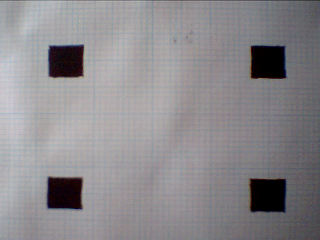
#> input picture beng/python/test_images/00p146mm.BMP, 320 x 240 px
$ python -i markers.py   (imports and definitions only)
#> lines starting #> are read from the running program, lines starting #| are printed output that depends on the picture; after the words box and inside, x2 and y2 are one past the last pixel; in counts of white or black regions, pixels touching at a corner belong together
"""
Colour-Based Marker Detection Pipeline
========================================

Port of MATLAB files:
  MaskMaker.m         -- Create binary mask from colour image
  RedMaskMaker.m      -- Exclusive red colour plane extraction
  Markers.m           -- Prototype marker detection script
  Quarterize.m        -- Split mask into quadrants for per-marker processing
  FindImageCoords.m   -- Find marker centroids from quadrants
  XFindImageCoords.m  -- Revised version using full mask dimensions
  CentreFind.m        -- Bounding-box extraction for a marker region
  BlockCentreFind.m   -- Weighted centroid calculation
  EdgeMarker.m        -- Region-growing marker labelling

Thesis reference: Chapter 3 -- Marker Detection

Algorithm summary
-----------------
1. Extract an "exclusive colour plane" from the RGB image.
   For red markers:  plane = complement( (G+B)/2 ) - complement(R)
   This isolates pixels that are distinctly red.
2. Subtract DC, normalise contrast (stretch to [0,1]).
3. Repeat DC subtraction and normalisation for extra contrast.
4. Apply Sobel edge detection to find marker boundaries.
5. Dilate edges (line structuring elements at 0 and 90 degrees).
6. Fill holes to create solid marker blobs.
7. Clear border-touching objects.
8. Erode with a diamond structuring element (twice) to refine.
9. Use the eroded mask to select connected components from the
   filled mask, giving clean marker regions.
10. Split the mask into four quadrants (one per marker).
11. For each quadrant, find the marker's bounding box and compute
    a weighted centroid (sum of pixel positions weighted by mask value).
12. Transform quadrant-local coordinates back to full-image coordinates.
"""

from __future__ import annotations

import numpy as np
from scipy import ndimage
from pathlib import Path
from PIL import Image
from typing import NamedTuple


# ---------------------------------------------------------------------------
# Data structures
# ---------------------------------------------------------------------------

class MarkerCoords(NamedTuple):
    """Pixel coordinates of the four calibration markers.

    Order: top-left, top-right, bottom-left, bottom-right.
    Each entry is (x, y) in pixel coordinates.
    """
    coords: np.ndarray   # shape (4, 2), columns are (x, y)


class MarkerDetectionResult(NamedTuple):
    """Full intermediate results from the marker detection pipeline."""
    original: np.ndarray         # Input RGB image
    colour_plane: np.ndarray     # Exclusive colour plane (float)
    normalised: np.ndarray       # Contrast-normalised plane
    edges: np.ndarray            # Sobel edge detection result
    dilated: np.ndarray          # After dilation
    filled: np.ndarray           # After hole-filling
    border_cleared: np.ndarray   # After clearing border objects
    eroded: np.ndarray           # After erosion
    final_mask: np.ndarray       # Final clean marker mask
    coords: MarkerCoords         # Detected marker coordinates


# ---------------------------------------------------------------------------
# Image loading
# ---------------------------------------------------------------------------

# [47 lines left out: functions load_colour, exclusive_colour_plane, not called in this run]


# ---------------------------------------------------------------------------
# Contrast normalisation  (ports MaskMaker.m DC-subtract + imadjust)
# ---------------------------------------------------------------------------

def normalise_contrast(plane: np.ndarray, iterations: int = 2) -> np.ndarray:
    """Subtract DC and stretch contrast, repeated ``iterations`` times.

    Ports the repeated DC-subtract + ``imadjust`` pattern from
    ``MaskMaker.m``.

    Parameters
    ----------
    plane : np.ndarray
        Input plane (float64).
    iterations : int
        Number of subtract-and-stretch cycles.

    Returns
    -------
    np.ndarray
        Normalised plane in [0, 255] range (float64).
    """
    result = plane.copy()
    for _ in range(iterations):
        result = result - result.mean()
        # Clip to uint8 range, then stretch to [0, 255]
        result = np.clip(result, 0, 255)
        rmin, rmax = result.min(), result.max()
        if rmax > rmin:
            result = (result - rmin) / (rmax - rmin) * 255.0
        else:
            result = np.zeros_like(result)
    return result


# ---------------------------------------------------------------------------
# Edge detection  (ports Sobel edge in MaskMaker.m)
# ---------------------------------------------------------------------------

def sobel_edge(img: np.ndarray, threshold: float | None = None) -> np.ndarray:
    """Apply Sobel edge detection.

    Ports ``edge(NormInvGrey, 'sobel')`` from MaskMaker.m.

    Parameters
    ----------
    img : np.ndarray
        Greyscale image (float64).
    threshold : float or None
        Edge threshold.  If None, an automatic threshold is used
        (mean + 1 standard deviation of the gradient magnitude).

    Returns
    -------
    np.ndarray
        Boolean edge map.
    """
    sx = ndimage.sobel(img, axis=1)
    sy = ndimage.sobel(img, axis=0)
    mag = np.hypot(sx, sy)

    if threshold is None:
        threshold = mag.mean() + mag.std()

    return mag > threshold


# ---------------------------------------------------------------------------
# Morphological operations  (ports MaskMaker.m dilation/fill/erosion)
# ---------------------------------------------------------------------------

def dilate_edges(edges: np.ndarray, line_length: int = 3) -> np.ndarray:
    """Dilate edges with line structuring elements at 0 and 90 degrees.

    Ports the ``strel('line', 3, 90)`` and ``strel('line', 3, 0)``
    dilation from MaskMaker.m.
    """
    # Vertical line SE
    se_vert = np.zeros((line_length, 1), dtype=bool)
    se_vert[:, 0] = True

    # Horizontal line SE
    se_horiz = np.zeros((1, line_length), dtype=bool)
    se_horiz[0, :] = True

    result = ndimage.binary_dilation(edges, structure=se_vert)
    result = ndimage.binary_dilation(result, structure=se_horiz)
    return result


def fill_holes(mask: np.ndarray) -> np.ndarray:
    """Fill holes in a binary mask.  Ports ``imfill(BW, 'holes')``."""
    return ndimage.binary_fill_holes(mask)


def clear_border(mask: np.ndarray) -> np.ndarray:
    """Remove objects connected to the image border.

    Ports ``imclearborder(BW, 4)``.
    """
    # Label connected components
    labelled, n_labels = ndimage.label(mask)
    border_labels = set()

    # Find labels touching any border
    border_labels.update(labelled[0, :].ravel())
    border_labels.update(labelled[-1, :].ravel())
    border_labels.update(labelled[:, 0].ravel())
    border_labels.update(labelled[:, -1].ravel())
    border_labels.discard(0)  # background

    result = mask.copy()
    for lbl in border_labels:
        result[labelled == lbl] = False
    return result


def erode_diamond(mask: np.ndarray, radius: int = 2, iterations: int = 2) -> np.ndarray:
    """Erode with a diamond structuring element.

    Ports ``seD = strel('diamond', 2); imerode(BW, seD)`` applied twice.
    """
    # Build diamond SE
    size = 2 * radius + 1
    se = np.zeros((size, size), dtype=bool)
    for i in range(size):
        for j in range(size):
            if abs(i - radius) + abs(j - radius) <= radius:
                se[i, j] = True

    result = mask.copy()
    for _ in range(iterations):
        result = ndimage.binary_erosion(result, structure=se)
    return result


def select_by_seeds(
    filled_mask: np.ndarray,
    seed_mask: np.ndarray,
) -> np.ndarray:
    """Select connected components from ``filled_mask`` seeded by ``seed_mask``.

    Ports ``bwselect(NormInvBWNobord, c, r)`` where (r, c) come from
    ``find(BWeroded)``.
    """
    labelled, n_labels = ndimage.label(filled_mask)
    seed_labels = set(labelled[seed_mask].ravel())
    seed_labels.discard(0)

    result = np.zeros_like(filled_mask, dtype=bool)
    for lbl in seed_labels:
        result[labelled == lbl] = True
    return result


# ---------------------------------------------------------------------------
# Full mask creation pipeline  (ports MaskMaker.m)
# ---------------------------------------------------------------------------

def create_mask(
    img: np.ndarray,
    use_red_plane: bool = False,
    channel: int = 0,
) -> tuple[np.ndarray, dict]:
    """Create a binary marker mask from a colour image.

    Ports ``MaskMaker.m`` (greyscale path) and ``RedMaskMaker.m``
    (exclusive colour plane path).

    Parameters
    ----------
    img : np.ndarray
        RGB image, uint8, shape (H, W, 3).
    use_red_plane : bool
        If True, use the exclusive colour plane method (RedMaskMaker).
        If False, use the inverted red channel method (MaskMaker).
    channel : int
        Colour channel for exclusive plane (default 0 = red).

    Returns
    -------
    mask : np.ndarray
        Boolean marker mask.
    intermediates : dict
        Dictionary of intermediate results for visualisation.
    """
    intermediates = {}

    if use_red_plane:
        plane = exclusive_colour_plane(img, channel=channel)
        intermediates["colour_plane"] = plane
    else:
        # MaskMaker.m: Grey = InputImage(:,:,1); invGrey = imcomplement(Grey)
        grey = img[:, :, channel].astype(np.float64)
        plane = 255.0 - grey
        intermediates["colour_plane"] = plane

    normalised = normalise_contrast(plane)
    intermediates["normalised"] = normalised

    edges = sobel_edge(normalised)
    intermediates["edges"] = edges

    dilated = dilate_edges(edges)
    intermediates["dilated"] = dilated

    filled = fill_holes(dilated)
    intermediates["filled"] = filled

    border_cleared = clear_border(filled)
    intermediates["border_cleared"] = border_cleared

    eroded = erode_diamond(border_cleared)
    intermediates["eroded"] = eroded

    # Use eroded mask as seeds to select from border-cleared mask
    if eroded.any():
        mask = select_by_seeds(border_cleared, eroded)
    else:
        mask = border_cleared
    intermediates["final_mask"] = mask

    return mask, intermediates


# ---------------------------------------------------------------------------
# Quadrant splitting  (ports Quarterize.m)
# ---------------------------------------------------------------------------

# [210 lines left out: functions quarterise, weighted_centroid, find_region_centroid, find_marker_coords, detect_markers, not called in this run]

>>> import cv2
>>> picture = cv2.imread('test_images/00p146mm.BMP')
#> picture is the input picture: shape (240, 320, 3); mean B, G, R 140.9, 137.5, 140
>>> result = create_mask(picture)
#> in create_mask, `plane = 255.0 - grey`:
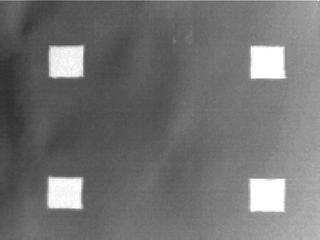
#> plane: shape (240, 320) float64; min 45, max 255, mean 114.1
#> the loop in normalise_contrast, `for _ in range(iterations):` made 2 passes
#> (rmin, rmax) on passes 1 to 2: (0, 140.9), (0, 229.1)
#> in sobel_edge, `sy = ndimage.sobel(img, axis=0)`:
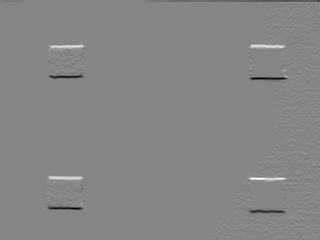
#> sy: shape (240, 320) float64; min -1020, max 924.6, mean -0.7; drawn with min black and max white
#> in sobel_edge, `mag = np.hypot(sx, sy)`:
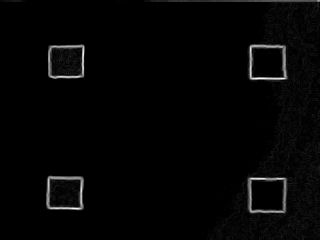
#> mag: shape (240, 320) float64; min 0, max 1027.6, mean 19.5; drawn with min black and max white
#> in sobel_edge, `threshold = mag.mean() + mag.std()`: threshold = 101.3
#> in sobel_edge, `return mag > threshold`:
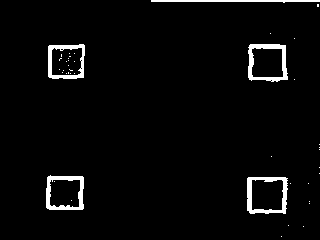
#> returned value: shape (240, 320) bool; 3.3% white; 42 white regions (37 under 20 px), largest, box (x1, y1, x2, y2) and area: (247, 177, 288, 214) 562, (248, 44, 288, 82) 552, (46, 175, 84, 210) 518, (48, 44, 85, 79) 477, (151, 0, 320, 3) 340
#> in dilate_edges, `result = ndimage.binary_dilation(edges, structure=se_vert)`: result: shape (240, 320) bool; 4.4% white; 26 white regions (21 under 20 px), largest, box (x1, y1, x2, y2) and area: (247, 176, 288, 215) 720, (248, 43, 288, 83) 707, (46, 174, 84, 211) 665, (48, 43, 85, 80) 649, (151, 0, 320, 8) 519
#> in dilate_edges, `result = ndimage.binary_dilation(result, structure=se_horiz)`: result: shape (240, 320) bool; 5.4% white; 23 white regions (16 under 20 px), largest, box (x1, y1, x2, y2) and area: (246, 176, 292, 215) 877, (247, 43, 289, 83) 847, (47, 43, 86, 80) 824
#> in fill_holes, `return ndimage.binary_fill_holes(mask)`: returned value: shape (240, 320) bool; 8.6% white; 17 white regions (12 under 20 px), largest, box (x1, y1, x2, y2) and area: (246, 176, 292, 215) 1626, (247, 43, 289, 83) 1549, (45, 174, 85, 211) 1411, (47, 43, 86, 80) 1373, (150, 0, 320, 8) 534
#> in clear_border, `labelled, n_labels = ndimage.label(mask)`:
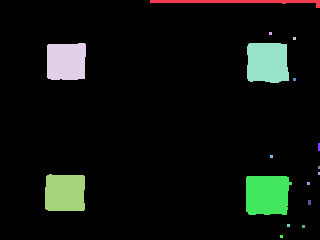
#> labelled: shape (240, 320) int32; 18 distinct labels, from 0 to 17; one colour per label, 0 black
#> in clear_border, `labelled, n_labels = ndimage.label(mask)`: n_labels = 17
#> the loop in clear_border, `for lbl in border_labels:` made 4 passes
#> lbl on passes 2 to 4: 7, 9, 10
#> after the loop in clear_border, `for lbl in border_labels:`:
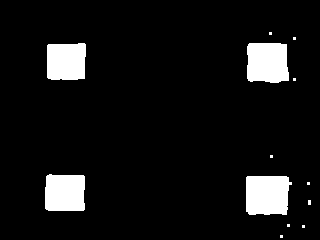
#> result: shape (240, 320) bool; 7.9% white; 13 white regions (9 under 20 px), largest, box (x1, y1, x2, y2) and area: (246, 176, 292, 215) 1626, (247, 43, 289, 83) 1549, (45, 174, 85, 211) 1411, (47, 43, 86, 80) 1373
#> in select_by_seeds, `labelled, n_labels = ndimage.label(filled_mask)`:
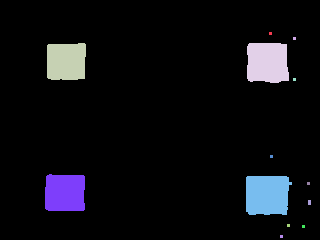
#> labelled: shape (240, 320) int32; 14 distinct labels, from 0 to 13; one colour per label, 0 black
#> in select_by_seeds, `labelled, n_labels = ndimage.label(filled_mask)`: n_labels = 13
#> in select_by_seeds, `seed_labels = set(labelled[seed_mask].ravel())`: seed_labels = 4 items
#> the loop in select_by_seeds, `for lbl in seed_labels:` made 4 passes
#> lbl on passes 1 to 4: 8, 3, 4, 7

$ run again, on beng/python/test_images/00p185mm.BMP
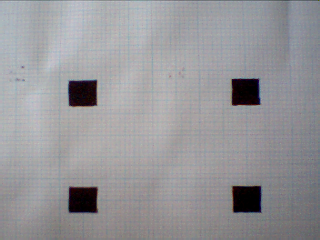
#> input picture beng/python/test_images/00p185mm.BMP, 320 x 240 px
#> picture is the input picture: shape (240, 320, 3); mean B, G, R 153.3, 150, 150.5
#> the loop in normalise_contrast, `for _ in range(iterations):` made 2 passes
#> (rmin, rmax) on passes 1 to 2: (0, 153.3), (0, 237.6)
#> threshold = 92.98
#> in clear_border, `labelled, n_labels = ndimage.label(mask)`: n_labels = 21
#> the loop in clear_border, `for lbl in border_labels:` made 4 passes
#> lbl on passes 2 to 4: 12, 20, 21
#> in select_by_seeds, `labelled, n_labels = ndimage.label(filled_mask)`:
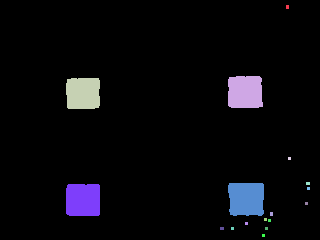
#> labelled: shape (240, 320) int32; 18 distinct labels, from 0 to 17; one colour per label, 0 black
#> in select_by_seeds, `labelled, n_labels = ndimage.label(filled_mask)`: n_labels = 17
#> seed_labels = 4 items
#> the loop in select_by_seeds, `for lbl in seed_labels:` made 4 passes
#> lbl on passes 1 to 4: 2, 3, 6, 7
#> after the loop in select_by_seeds, `for lbl in seed_labels:`:
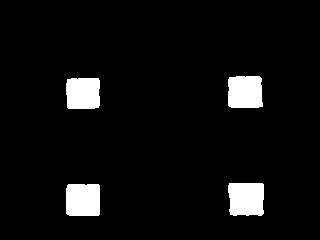
#> result: shape (240, 320) bool; 5.6% white; 4 white regions, box (x1, y1, x2, y2) and area: (228, 183, 264, 216) 1113, (66, 184, 100, 216) 1075, (228, 76, 263, 108) 1065, (66, 78, 100, 109) 1013

$ run again, on beng/python/test_images/0_01.BMP
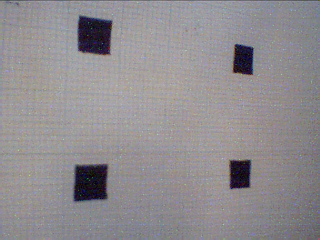
#> input picture beng/python/test_images/0_01.BMP, 320 x 240 px
#> picture is the input picture: shape (240, 320, 3); mean B, G, R 144, 140.5, 144.1
#> the loop in normalise_contrast, `for _ in range(iterations):` made 2 passes
#> (rmin, rmax) on passes 1 to 2: (0, 144), (0, 241.6)
#> threshold = 92.58
#> in clear_border, `labelled, n_labels = ndimage.label(mask)`: n_labels = 74
#> the loop in clear_border, `for lbl in border_labels:` made 7 passes
#> lbl on passes 4 to 7: 66, 32, 74, 12
#> in select_by_seeds, `labelled, n_labels = ndimage.label(filled_mask)`:
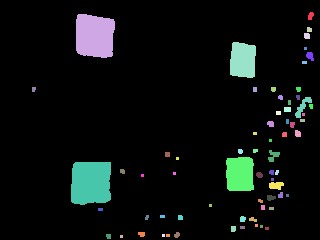
#> labelled: shape (240, 320) int32; 68 distinct labels, from 0 to 67; one colour per label, 0 black
#> in select_by_seeds, `labelled, n_labels = ndimage.label(filled_mask)`: n_labels = 67
#> seed_labels = 4 items
#> the loop in select_by_seeds, `for lbl in seed_labels:` made 4 passes
#> lbl on passes 1 to 4: 2, 35, 34, 5
#> after the loop in select_by_seeds, `for lbl in seed_labels:`:
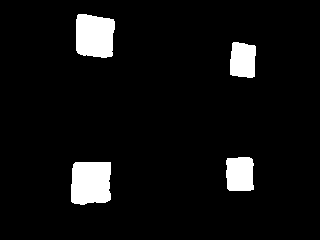
#> result: shape (240, 320) bool; 6.3% white; 4 white regions, box (x1, y1, x2, y2) and area: (71, 162, 111, 205) 1593, (76, 14, 115, 58) 1503, (226, 157, 254, 191) 885, (230, 42, 256, 78) 821

$ run again, on beng/python/test_images/0_05.BMP
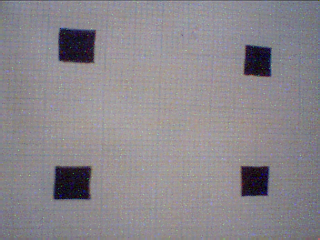
#> input picture beng/python/test_images/0_05.BMP, 320 x 240 px
#> picture is the input picture: shape (240, 320, 3); mean B, G, R 140.3, 134.9, 139.2
#> the loop in normalise_contrast, `for _ in range(iterations):` made 2 passes
#> (rmin, rmax) on passes 1 to 2: (0, 140.3), (0, 241.5)
#> threshold = 98.6
#> in clear_border, `labelled, n_labels = ndimage.label(mask)`: n_labels = 86
#> the loop in clear_border, `for lbl in border_labels:` made 24 passes
#> lbl on passes 4 to 11: 6, 8, 13, 15, 20, 24, 28, 32
#> in select_by_seeds, `labelled, n_labels = ndimage.label(filled_mask)`: n_labels = 62
#> seed_labels = 5 items
#> the loop in select_by_seeds, `for lbl in seed_labels:` made 5 passes
#> lbl on passes 2 to 5: 4, 36, 38, 6
#> after the loop in select_by_seeds, `for lbl in seed_labels:`:
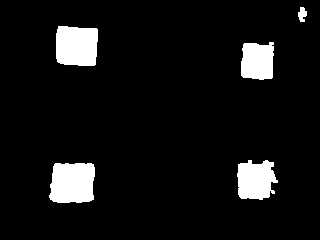
#> result: shape (240, 320) bool; 7.4% white; 5 white regions, box (x1, y1, x2, y2) and area: (49, 163, 95, 203) 1649, (56, 26, 98, 66) 1546, (237, 160, 278, 200) 1273, (241, 42, 274, 80) 1103, (298, 7, 307, 22) 94
